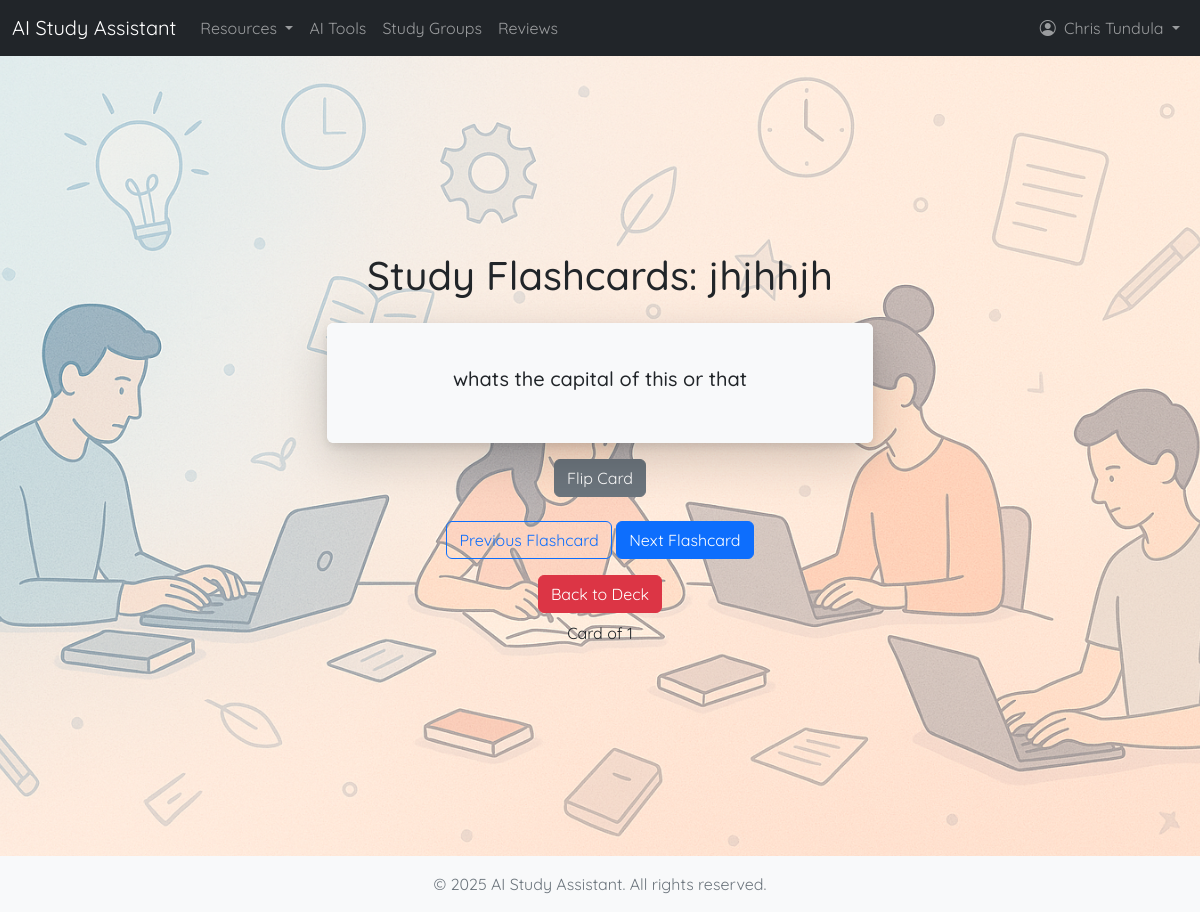
The app's page /deck/2/study/ (signed in) with its own data.
### base/models.py (models this page shows, shortened)
class FlashcardDeck(models.Model):
    name = models.CharField(max_length=255)
    description = models.TextField(blank=True, null=True)
    user = models.ForeignKey('auth.User', on_delete=models.CASCADE, null=True, blank=True)
    created_at = models.DateTimeField(auto_now_add=True)

class Flashcard(models.Model):
    question = models.TextField()
    answer = models.TextField()
    deck = models.ForeignKey(FlashcardDeck, on_delete=models.CASCADE, related_name='flashcards')
    created_at = models.DateTimeField(auto_now_add=True)
    tags = models.CharField(max_length=255, blank=True, null=True)  # Example field for tags

### base/views.py (the view)
# urls.py: path('deck/<int:deck_id>/study/', views.study_flashcards_view, name='study_flashcards'),
@login_required
def study_flashcards_view(request, deck_id):
    deck = get_object_or_404(FlashcardDeck, id=deck_id)
    cards = deck.flashcards.all()
    current_card_index = int(request.GET.get('card', 0))
    if not cards.exists():
        messages.warning(request, "This deck is empty. Add flashcards to study.")
        return redirect('ai_features:deck_detail', deck_id=deck.id)
    current_card = cards[current_card_index % len(cards)]
    next_card_index = (current_card_index + 1) % len(cards)
    prev_card_index = (current_card_index - 1) % len(cards)
    return render(request, 'base/study_flashcards.html', {
        'deck': deck,
        'current_card': current_card,
        'next_card_index': next_card_index,
        'prev_card_index': prev_card_index,
        'current_card_index': current_card_index,
        'total_cards': len(cards),
    })

### base/templates/base/study_flashcards.html (shortened to what this page needs)
{% extends 'base/base.html' %}
{% block content %}
<div class="container-fluid d-flex flex-column" style="min-height: 100vh;">
    <div class="container text-center my-auto">
        <h1 class="mb-4">Study Flashcards: {{ deck.name }}</h1>
        <div class="row justify-content-center">
            <div class="col-md-6 text-center">
                <div class="card shadow-lg border-0" id="flashcard-container">
                    <div class="card-body p-0" id="flashcard">
                        <div class="flashcard-front">
                            <h5 class="card-title" id="flashcard-question">{{ current_card.question }}</h5>
                        </div>
                        <div class="flashcard-back">
                            <h5 class="card-title" id="flashcard-answer">{{ current_card.answer }}</h5>
                        </div>
                    </div>
                </div>
                <button class="btn btn-secondary mt-3" id="flip-button" onclick="flipCard()">Flip Card</button>
                <div class="mt-4">
                    <a href="{% url 'ai_features:study_flashcards' deck.id %}?card={{ prev_card_index }}" class="btn btn-outline-primary">Previous Flashcard</a>
                    <a href="{% url 'ai_features:study_flashcards' deck.id %}?card={{ next_card_index }}" class="btn btn-primary">Next Flashcard</a>
                </div>
                <div class="mt-3">
                    <a href="{% url 'ai_features:deck_detail' deck.id %}" class="btn btn-danger">Back to Deck</a>
                </div>
                <p class="mt-2">Card {{ current_card_index_plus_one }} of {{ total_cards }}</p>
            </div>
        </div>
    </div>
</div>
{% endblock %}

### base/templates/base/navbar.html (shortened to what this page needs)
{% load static %}
<nav class="navbar navbar-expand-lg navbar-dark bg-dark">
  <div class="container-fluid">
    <a class="navbar-brand" href="{% url 'ai_features:home' %}">
      AI Study Assistant
    </a>
    <div class="collapse navbar-collapse" id="navbarNav">
      <ul class="navbar-nav me-auto mb-2 mb-lg-0">
        <li class="nav-item dropdown">
          <a class="nav-link dropdown-toggle" href="#" id="resourcesDropdown" role="button" data-bs-toggle="dropdown" aria-expanded="false">
            Resources
          </a>
        </li>
        <li class="nav-item">
          <a class="nav-link" href="{% url 'ai_features:resources' %}">AI Tools</a>
        </li>
        <li class="nav-item">
          <a class="nav-link" href="{% url 'ai_features:study_groups' %}">Study Groups</a>
        </li>
        <li class="nav-item">
          <a class="nav-link" href="{% url 'ai_features:review_page' %}">Reviews</a>
        </li>
      </ul>
      {% if user.is_authenticated %}
      <ul class="navbar-nav ms-auto">
        <li class="nav-item dropdown">
          <a class="nav-link dropdown-toggle" href="#" id="navbarDropdown" role="button" data-bs-toggle="dropdown" aria-expanded="false">
            <i class="bi bi-person-circle me-1"></i>
            {% if user.first_name or user.last_name %}
              {{ user.first_name }} {{ user.last_name }}
            {% else %}
              {{ user.username }}
            {% endif %}
          </a>
        </li>
      </ul>
      {% endif %}
    </div>
  </div>
</nav>

### base/templates/base/study_flashcards.html (style rules this page uses)
#flashcard-container { perspective: 1000px; border: none; }
#flashcard { transition: transform 0.6s; transform-style: preserve-3d; position: relative; width: 100%; height: 120px; background-color: white; border-radius: 8px; box-shadow: 0 4px 8px rgba(0, 0, 0, 0.1); }
.flashcard-front, .flashcard-back { position: absolute; width: 100%; height: 100%; backface-visibility: hidden; display: flex; align-items: center; justify-content: center; padding: 10px; border-radius: 8px; }
.flashcard-front { background-color: #f8f9fa; }
.flashcard-back { background-color: #e9ecef; transform: rotateY(180deg); }

### records on screen
FlashcardDeck: name "jhjhhjh"
Flashcard: question "whats the capital of this or that"

### other values on screen
{{ user.first_name }} "Chris"
{{ user.last_name }} "Tundula"
{{ total_cards }} "1"
